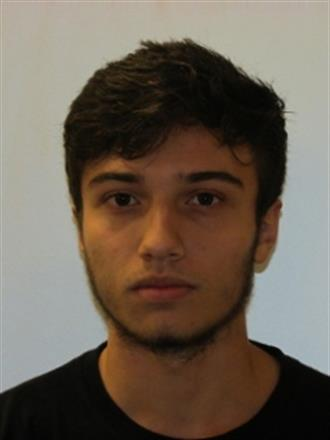
#> input picture faces/135213.jpg, 330 x 440 px; its folder holds only this picture in this run
$ python face.py
#> lines starting #> are read from the running program, lines starting #| are printed output that depends on the picture
import glob
import numpy as np
import cv2 as cv
face_cascade = cv.CascadeClassifier('haarcascade_frontalface_default.xml')

txtfiles = []
for file in glob.glob("faces/*.jpg"):
    txtfiles.append(file)
for file in glob.glob("faces/*.jpeg"):
    txtfiles.append(file)

print('Total files', len(txtfiles))
faces_found = 0
for file in txtfiles:
    img = cv.imread(file)
#> img is the input picture: shape (440, 330, 3); mean B, G, R 84.1, 96.6, 108.3
    gray = cv.cvtColor(img, cv.COLOR_BGRA2GRAY)
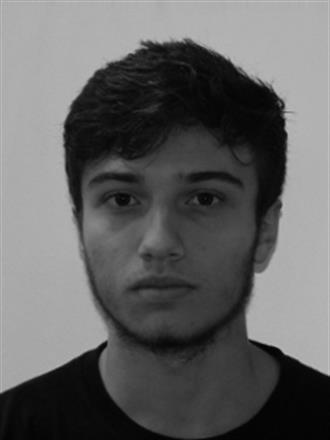
#> gray: shape (440, 330); min 0, max 196, mean 98.7
    faces = face_cascade.detectMultiScale(gray, 1.3, 5)
#> faces = [[47, 113, 228, 228]]
    faces_found += len(faces)
#> faces_found = 1
    for (x,y,w,h) in faces:
        cv.rectangle(img,(x,y),(x+w,y+h),(255,0,0),2)
        roi_gray = gray[y:y+h, x:x+w]
        roi_color = img[y:y+h, x:x+w]
        cv.imshow('img', img)
        cv.waitKey(0)
#> this loop made 1 pass
#> pass 1, `roi_gray = gray[y:y+h, x:x+w]`:
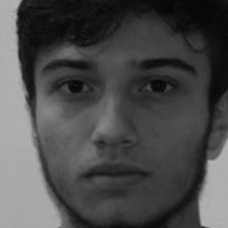
#> roi_gray: shape (228, 228); min 2, max 182, mean 74.4
#> pass 1, `roi_color = img[y:y+h, x:x+w]`:
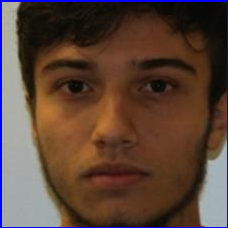
#> roi_color: shape (228, 228, 3); mean B, G, R 56.4, 66.9, 90.2
#> pass 1, `cv.imshow('img', img)`:
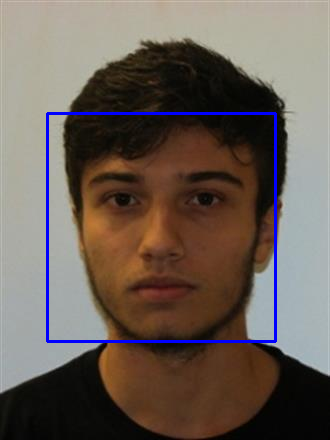
#> window 'img': shape (440, 330, 3); mean B, G, R 87.2, 94.8, 106.5
print('Total faces', faces_found)
#| Total faces 1
cv.destroyAllWindows()

$ run again, on faces/135268.jpg
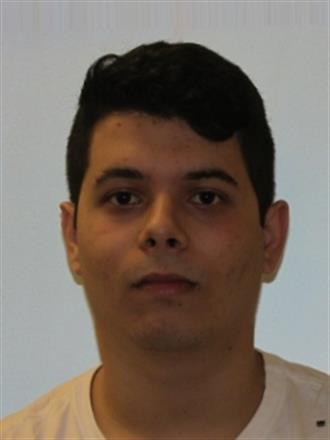
#> input picture faces/135268.jpg, 330 x 440 px
#> img is the input picture: shape (440, 330, 3); mean B, G, R 97.1, 107.5, 120.7
#> `gray = cv.cvtColor(img, cv.COLOR_BGRA2GRAY)`:
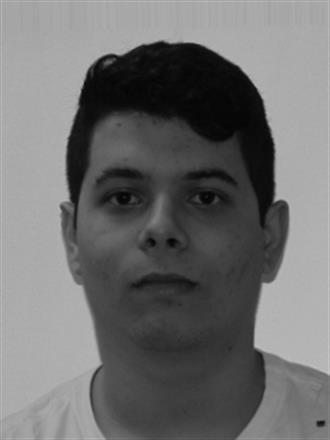
#> gray: shape (440, 330); min 2, max 199, mean 110.3
#> faces = [[51, 108, 220, 220]]
#> faces_found = 1
#> the loop `for (x,y,w,h) in faces:` made 1 pass
#> pass 1, `cv.imshow('img', img)`:
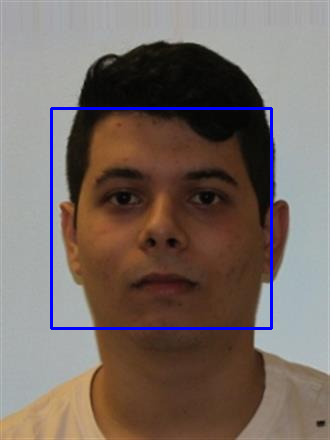
#> window 'img': shape (440, 330, 3); mean B, G, R 100.2, 105.8, 118.9
#| Total faces 1

$ run again, on faces/135288.jpg
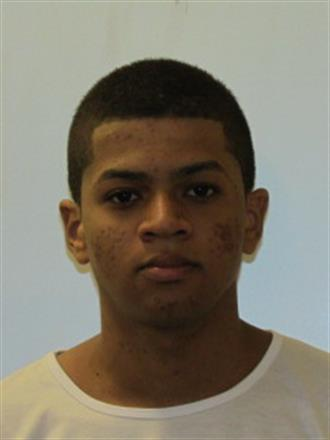
#> input picture faces/135288.jpg, 330 x 440 px
#> img is the input picture: shape (440, 330, 3); mean B, G, R 107.9, 122.1, 128.3
#> `gray = cv.cvtColor(img, cv.COLOR_BGRA2GRAY)`:
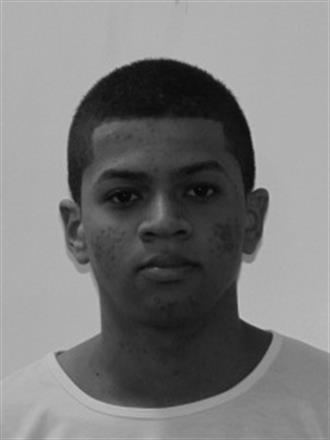
#> gray: shape (440, 330); min 1, max 203, mean 122.3
#> faces = [[60, 117, 196, 196]]
#> faces_found = 1
#> the loop `for (x,y,w,h) in faces:` made 1 pass
#> pass 1, `cv.imshow('img', img)`:
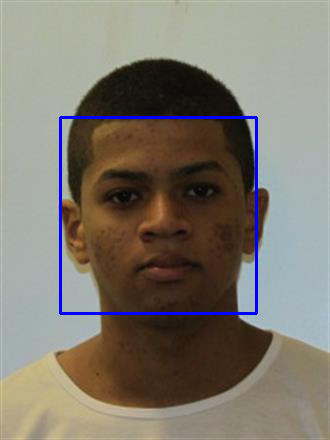
#> window 'img': shape (440, 330, 3); mean B, G, R 110.5, 120.3, 126.5
#| Total faces 1

$ run again, on faces/135303.jpg
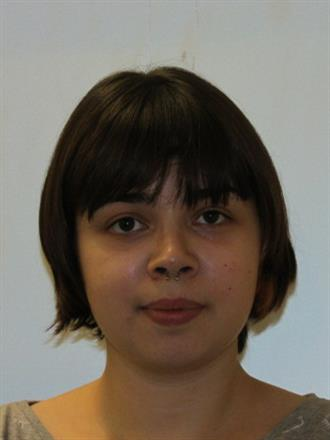
#> input picture faces/135303.jpg, 330 x 440 px
#> img is the input picture: shape (440, 330, 3); mean B, G, R 94.7, 105.6, 114.8
#> `gray = cv.cvtColor(img, cv.COLOR_BGRA2GRAY)`:
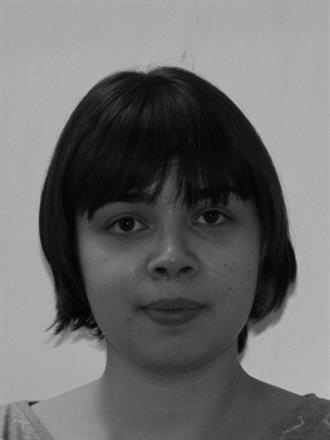
#> gray: shape (440, 330); min 0, max 194, mean 107.2
#> faces = [[51, 126, 239, 239]]
#> faces_found = 1
#> the loop `for (x,y,w,h) in faces:` made 1 pass
#> pass 1, `cv.imshow('img', img)`:
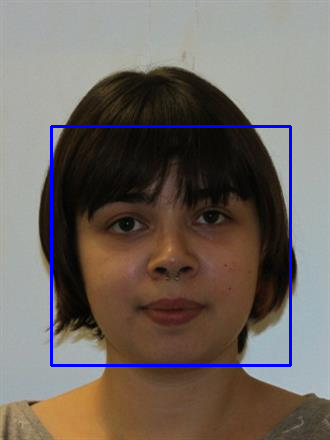
#> window 'img': shape (440, 330, 3); mean B, G, R 97.9, 103.7, 112.8
#| Total faces 1

$ run again, on faces/135219.jpg
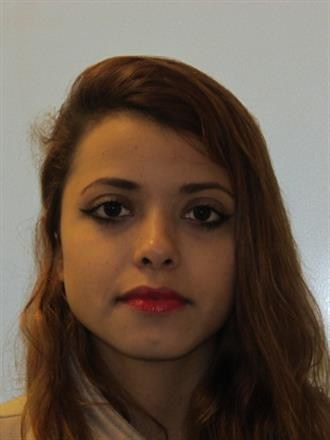
#> input picture faces/135219.jpg, 330 x 440 px
#> img is the input picture: shape (440, 330, 3); mean B, G, R 74.1, 88.2, 105.2
#> faces = [[37, 120, 232, 232]]
#> faces_found = 1
#> the loop `for (x,y,w,h) in faces:` made 1 pass
#> pass 1, `cv.imshow('img', img)`:
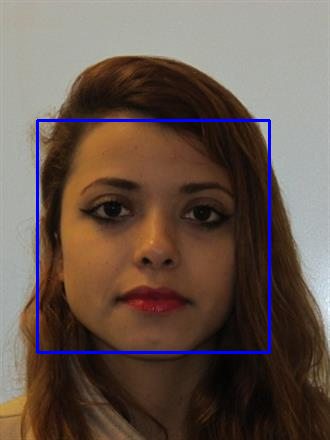
#> window 'img': shape (440, 330, 3); mean B, G, R 78.1, 87, 103.6
#| Total faces 1
